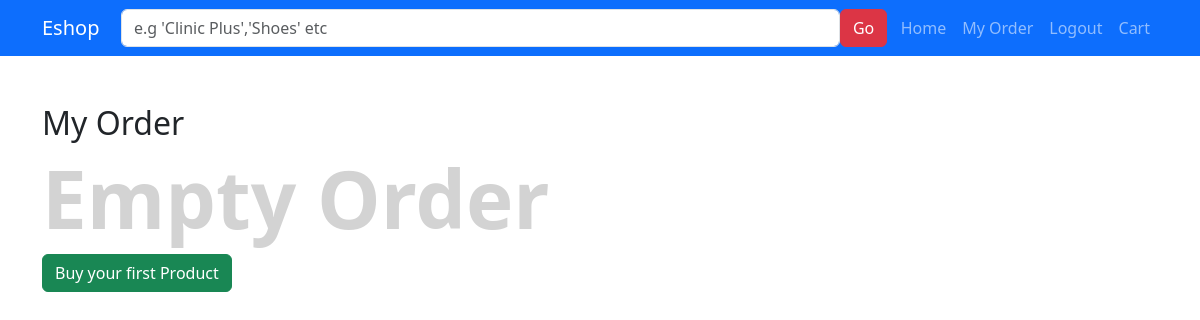
The page /my-order/ (signed in) on the database as committed earlier.
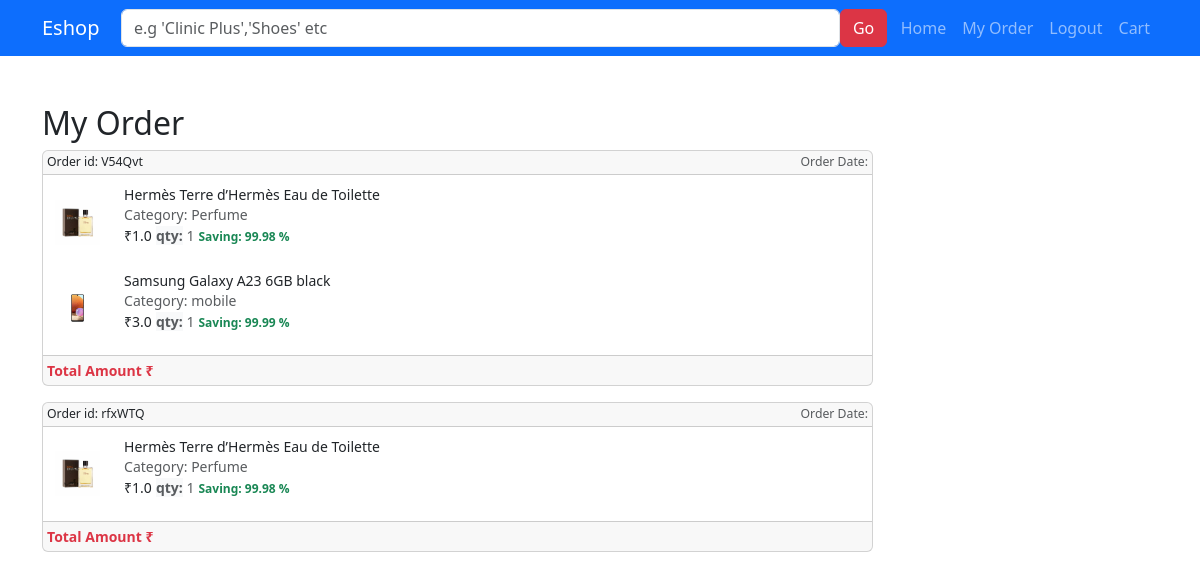
The same page on the database as committed later.
### shop/models.py (models this page shows, shortened)
class Order(models.Model):
    user = models.ForeignKey(settings.AUTH_USER_MODEL,on_delete=models.CASCADE)
    ordered = models.BooleanField(default=False)
    items = models.ManyToManyField(OrderItem)
    ordered_date = models.DateTimeField(blank=True,null=True)
    created_at = models.DateTimeField(auto_now_add=True)
    coupon = models.ForeignKey('Coupon',on_delete=models.CASCADE,null=True, blank=True)
    address = models.ForeignKey("Address",on_delete=models.CASCADE, null=True, blank=True)
    order_id = models.CharField(max_length=200,blank=True, null=True)
    payment_id = models.OneToOneField("Payment",on_delete=models.CASCADE, blank=True, null=True)

class OrderItem(models.Model):
    user = models.ForeignKey(settings.AUTH_USER_MODEL,on_delete=models.CASCADE)
    ordered = models.BooleanField(default=False)
    item = models.ForeignKey(Product,on_delete=models.CASCADE)
    qty = models.IntegerField(default=1)
    def get_discount_price(self):
        return self.item.discount_price * self.qty

class Product(models.Model):
    name = models.CharField(max_length=200)
    category = models.ForeignKey(Category, on_delete=models.CASCADE)
    slug = models.SlugField()
    description = models.TextField()
    image = models.ImageField()
    price = models.FloatField()
    discount_price = models.FloatField(null=True, blank=True)
    brand = models.CharField(max_length=200)
    def getSavingPercent(self):
        result = ((self.price - self.discount_price) / self.price) * 100
        return f" %.2f "% result

class Category(models.Model):
    title = models.CharField(max_length=200)
    description = models.TextField(null=True)
    slug = models.SlugField()

### shop/views.py (the view)
# urls.py: path("my-order/",myOrder,name="myOrder"),
@login_required()
def myOrder(r):
    data = {}
    data['orders'] = Order.objects.filter(user=r.user,ordered=True)
    return render(r, "myorder.html",data)

### templates/myorder.html
{% extends 'base.html' %}
{% block content %}
<div class="container mt-5">
    <div class="row">
        <h2 class="h2">My Order</h2>
    </div>
    {% if orders %}
    <div class="row">
        <div class="col-9">
            {% for order in orders %}
            <div class="card mb-3">
                <div class="card-header p-1" style="">
                    <div class="d-flex justify-content-between align-items-center small">
                        <div class="float-start">
                            <h2 class="small m-0">Order id: {{ order.order_id }}</h2>
                        </div>
                        <div class="float-end">
                            <h6 class="small m-0 text-muted">Order Date: {{ order.payment_id.TXNDATE }}</h6>
                        </div>
                    </div>
                </div>
                <div class="card-body p-1">
                    {% for order_item in order.items.all %}
                    <div class="card border-0 p-2">
                        <div class="row">
                            <div class="col-1">
                                <img src="{{ order_item.item.image.url }}" class="w-100"
                                    style="height:70px;object-fit: contain;" alt="">
                            </div>
                            <div class="col-10">
                                <h2 class="small mb-0">{{ order_item.item.name }}</h2>
                                <div class="d-flex">
                                    <p class="text small mb-0 text-muted">Category: {{ order_item.item.category.title }}
                                    </p>
                                </div>
                                <div class="d-flex align-items-baseline gap-1">
                                    {% if order_item.item.discount_price %}
                                    <h4 class="small m-0">₹{{ order_item.get_discount_price }}</h4>
                                    <div class="d-flex gap-0 align-items-baseline">
                                        <span class="small text-muted"><span class="fw-bold bg-light">qty:</span> {{ order_item.qty }}</span>
                                    </div>
                                    <span class="text-success fw-bold" style="font-size:12px">Saving: {{ order_item.item.getSavingPercent}}%</span>
                                    {% else %}
                                    <h4>₹{{ order_item.get_price }}</h4>
                                    <div class="d-flex gap-0 align-items-baseline">
                                        <span class="small text-muted"><span class="fw-bold bg-light">qty:</span> {{ order_item.qty }}</span>
                                    </div>
                                    {% endif %}
                                   </div>
                            </div>
                        </div>
                    </div>
                    {% endfor %}
                </div>
                <div class="card-footer p-1">
                    <div class="d-flex">
                        <span class="text-danger fw-bold small">Total Amount ₹{{ order.payment_id.TXNAMOUNT }}</span>
                    </div>
                </div>
            </div>
            {% endfor %}
        </div>
    </div>
    {% else%}
    <div class="row">
        <div class="col-12">
            <h1 class="display-1" style="font-weight:bolder;color:lightgray">Empty Order</h1>
            <a href="{% url 'homepage' %}" class="btn btn-success">Buy your first Product </a>
        </div>
    </div>
    {% endif %}
</div>
{% endblock content %}

Rows that differ between the two databases and show on the page:
added Order: order_id "V54Qvt"
now on this page (row edited): OrderItem: item.image (picture), item.name "Hermès Terre d’Hermès Eau de Toilette", item.category "Perfume", get_discount_price "1.0", qty "1", item.getSavingPercent "99.98"
added OrderItem: item.image (picture), item.name "Samsung Galaxy A23 6GB black", item.category "mobile", get_discount_price "3.0", qty "1", item.getSavingPercent "99.99", shown under "V54Qvt"
added Order: order_id "rfxWTQ"
Other text that changed with them:
text no longer shown: "Empty Order Buy your first Product"
